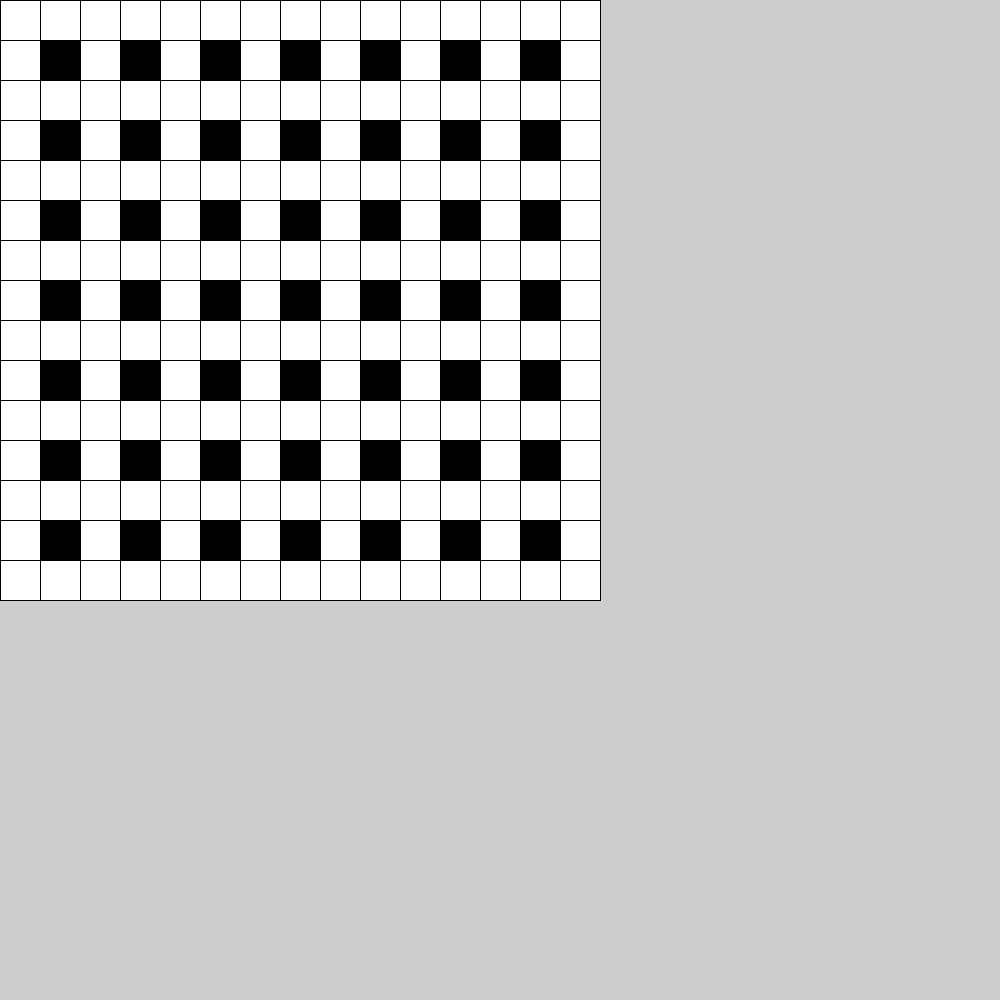
Frame 1 (no input)
Frame 60 (the mouse pressed at the canvas centre just before this capture): identical to frame 1, image omitted
Frame 120 (the mouse held since frame 60 and released just before this capture): identical to frame 1, image omitted

The Processing sketch that drew this single still picture (run headless with seeded random() and noise(); from frame 60 on, the mouse is pressed at the canvas centre):

// Processing sketch: Task5
// ── Task5.pde

/////////// Debugging 1
/*
void setup() 
{
    MyClass myclass = new MyClass();
     
    println(myclass);
*/
/////// Debugging 2
/*
// setup is not with a capital S
void setup() 
{
   println("Jobs done!"); 
}
*/
///////// Debugging 3
/*
boolean jobsDone = false;
void setup()
{
    if (isJobDone())
    {
        println("Job's done!");   
    }
}

boolean isJobDone() /// had to make it actually return a value, and as jobsDone is false, it needed to return not jobsdone( !jobsdone)
{
    return !jobsDone;    
}
*/
////////// Debugging 4
/*
boolean jobsDone = true;

void setup()
{
    if (isJobDone())        // missing () as its a function that being called.
    {
        println("Job's done!");   
    }
}

boolean isJobDone()
{
    return jobsDone;    
}
*/
////////// Debugging 5
/*
boolean jobsDone = true;

void setup()
{
    if (isJobDone())
    {
        println("Job's done!"); // missing ;
    }
}

boolean isJobDone()
{
    return jobsDone;    
}
*/
///////////// Debugging 6
/*
boolean jobsDone = true;

void setup()
{
    
    println(getRandomNumber(0, 10));
    if (isJobDone())
    {
        println("Job's done!");   
    }
}

boolean isJobDone()
{
    return jobsDone;    
}

int getRandomNumber(int min, int max) 
{
    return int(random(min, max));  // random returns float, need to make it int for it to work.
}
*/
//////////////// Debugging 7
/*
boolean jobsDone = true;

void setup()
{
    int myArray[] = { 1, 2, 3, 4, 5, 6, 7, 8, 9 };
    println(getSumOfElementsInArray(myArray));
    
    if (isJobDone())
    {
        println("Job's done!"); 
    }
}

int getSumOfElementsInArray(int[] arr) 
{
     int sum=0;                  // the int varible sum was a local varible inside the for loop and could not be returned. had to move it out.
    for (int i = 0; i < arr.length; i++)
    {
        sum += + arr[i];
    }
    return sum;
}

boolean isJobDone()
{
    return jobsDone;    
}
*/
///////////////// Debugging 8
/*
boolean jobsDone = true;

void setup()
{
    println(isValueGreaterThanThreshold(10, 5));
    println(isValueGreaterThanThreshold(4, 8));
    
    if (isJobDone())
    {
        println("Job's done!"); 
    }
}

boolean isValueGreaterThanThreshold(int value, int threshold) 
{
    if (value > threshold) 
    {
        return true;                /// had to make sure that the function would return a boolean value in all cases.
    }else { 
      return false;
    }
}

boolean isJobDone()
{
    return jobsDone;    
}
*/
////////////// Debugging 9
/*
boolean jobsDone = true;

void setup()
{
    int myArray[] = { 9, 8, 7, 6, 5, 4, 3, 2, 1};
    println(getSumOfAllElementsInArray(myArray));
    
    if (isJobDone())
    {
        println("Job's done!"); 
    }
}

boolean isJobDone()
{
    return jobsDone;    
}

int getSumOfAllElementsInArray(int[] arr) 
{
    int sum = 0; 
    for (int i = 0; i < arr.length; i++)        // out of bounds error if i is = arr.length
    {
        sum += arr[i];
    }
    return sum;
}
*/
//////////////// Debugging 10

boolean jobsDone = true;

void setup()
{
    size(1000,1000);
    drawGrid(15, 15, 40);
    
    if (isJobDone())
    {
        println("Job's done!"); 
    }
}

void draw() {

}

boolean isJobDone()
{
    return jobsDone;    
}


void drawGrid(int numberOfHorizontalCells, int numberOfVerticalCells, int cellSideLength)
{
    for (int x = 0; x < numberOfHorizontalCells; x++)
 {   
        for (int y = 0; y < numberOfVerticalCells; y++)
        {
         
            if (x % 2 == 1  && y % 2==1 )
            {
             
                fill(0);
              
            
            }else if (y % 2 == 0 && x % 2 == 1){
              
                fill(255);
              
            }
           
            rect(x * cellSideLength, y * cellSideLength, cellSideLength, cellSideLength);  
            
        }
    }
}

// ── My_Class.pde

//// Debugging 1 - removed the ()'s
/*
public class MyClass {
    
    public MyClass()
    {
        println("Jobs done!"); 
    }
}
*/
